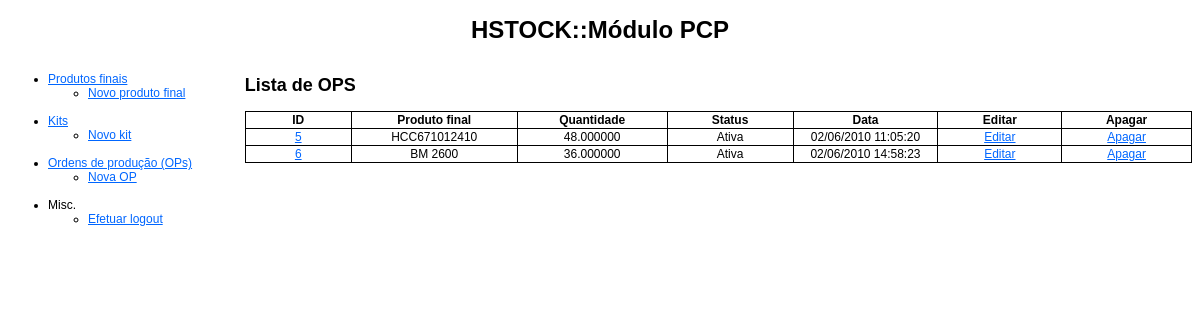
/pcp/ops.php (signed in), run on the app's committed database.
### tables this page shows
CREATE TABLE IF NOT EXISTS `ops` (
  `id` int(11) NOT NULL AUTO_INCREMENT,
  `status` enum('Ativa','Aguardando compra','Em produção','Finalizada','Cancelada') NOT NULL DEFAULT 'Ativa',
  `produto_final_id` int(11) NOT NULL,
  `quantidade` decimal(10,6) NOT NULL DEFAULT '0.000000',
  `data` datetime NOT NULL,
  PRIMARY KEY (`id`),
  KEY `produto_final_id` (`produto_final_id`)
);

CREATE TABLE IF NOT EXISTS `produtos_finais` (
  `id` int(11) NOT NULL AUTO_INCREMENT,
  `nome` varchar(255) NOT NULL,
  `descricao` text NOT NULL,
  PRIMARY KEY (`id`)
);

### includes/functions.php (called while the page is built, shortened)
<?php
	function brazilianDate($date)
	{
		return date('d/m/Y H:i:s', strtotime($date));
	}
?>

### pcp/ops.php (the view, shortened to what this page needs)
<!DOCTYPE html PUBLIC "-//W3C//DTD XHTML 1.0 Transitional//EN" "http://www.w3.org/TR/xhtml1/DTD/xhtml1-transitional.dtd">
<html xmlns="http://www.w3.org/1999/xhtml">
    <head>
        <link href="../estilos_hton.css" rel="stylesheet" type="text/css" />
    </head>
    <body>
    <?php
	require_once('../includes/functions.php');
	?>
   	<div id="header">
    	<h1>HSTOCK::Módulo PCP</h1>
    </div>
    <div id="menu">
        <?php require_once('menu.php'); ?>
	</div>
    <div id="content">
    	<?php
        @$action = $_GET['action'];
		switch($action)
		{
				?>
               	<?php
			default:
				?>
                <h2>Lista de OPS</h2>
				<table class="content_table">
                	<tr>
                    	<th>ID</th>
                        <th>Produto final</th>
                        <th>Quantidade</th>
                        <th>Status</th>
                        <th>Data</th>
                        <th>Editar</th>
                        <th>Apagar</th>
                    </tr>
                    <?php
					$c = new conexao;
					$c->set_charset('utf8');
					$q = "SELECT ops.id, ops.status, ops.quantidade, ops.`data`, produtos_finais.nome FROM hton.ops INNER JOIN hton.produtos_finais ON ops.produto_final_id = produtos_finais.id;";
					$r = $c->query($q);
					while($op = $r->fetch_object()): ?>
                    	<tr>
                        	<td><a href='ops.php?action=view&id=<?php echo $op->id; ?>'><?php echo $op->id; ?></a></td>
                            <td><?php echo $op->nome; ?></td>
                            <td><?php echo $op->quantidade; ?></td>
                            <td><?php echo $op->status; ?></td>
                            <td><?php echo brazilianDate($op->data); ?></td>
                            <td><a href='ops.php?action=edit&id=<?php echo $op->id; ?>'>Editar</a></td>
                            <td><a href='ops.php?action=delete&id=<?php echo $op->id; ?>'>Apagar</a></td>
                        </tr>
                    <?php endwhile; ?>
                </table>
				<?php
			break;
		}
		?>
    </div>
    </body>
</html>

### estilos_hton.css (style rules this page uses)
#header { text-align: center; }
#menu { float: left; width: 19%; }
#content { float: right; width: 80%; }
#tabela_login, td, th { border-top-width: 1px; border-right-width: 1px; border-bottom-width: 1px; border-left-width: 1px; border-top-style: solid; border-right-style: solid; border-bottom-style: solid; border-left-style: solid; border-collapse:collapse; margin: auto; width: 500px; }
.content_table { width: 100%; }
.content_table, th, td { border: solid 1px; border-collapse:collapse; text-align:center; }
body { font-family: Arial, Helvetica, sans-serif; font-size: 12px; }
a:link, a:visited { text-decoration: underline; color: #06F; }

### data on the page
ops: id "5", produto_final.nome "HCC671012410", quantidade "48.000000", status "Ativa", data "02/06/2010 11:05:20"
ops: id "6", produto_final.nome "BM 2600", quantidade "36.000000", status "Ativa", data "02/06/2010 14:58:23"
